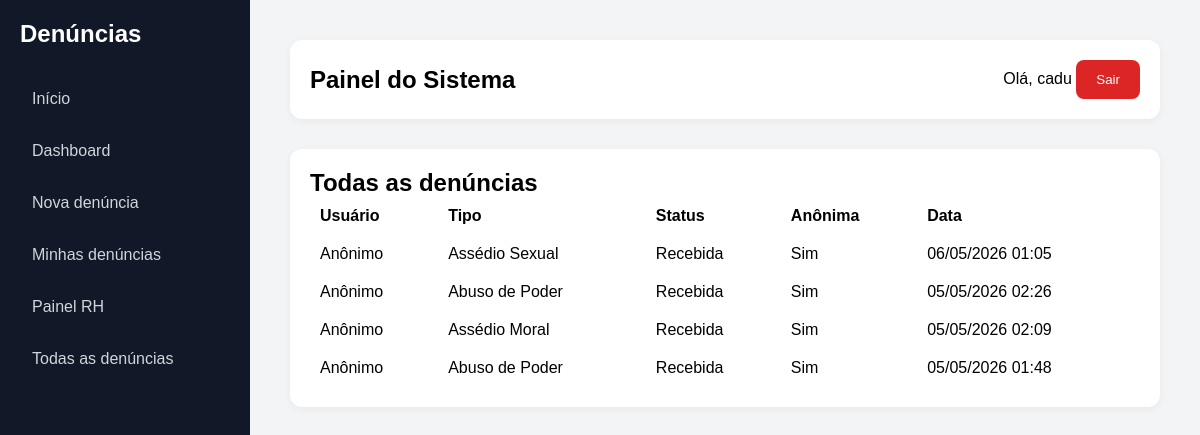
Before: /todas-denuncias/ (signed in) with the older database file.
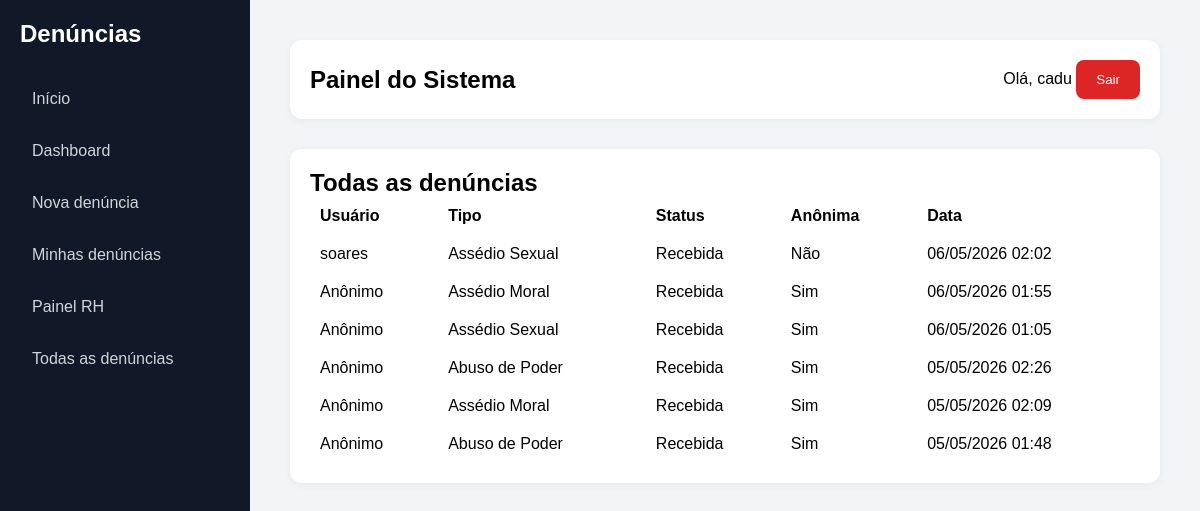
After: the same page with the newer database file.
### denuncias/models.py (models this page shows, shortened)
class Denuncia(models.Model):
    TIPOS = [
        ('moral', 'Assédio Moral'),
        ('sexual', 'Assédio Sexual'),
        ('abuso', 'Abuso de Poder'),
    ]
    STATUS = [
        ('recebida', 'Recebida'),
        ('analise', 'Em análise'),
        ('resolvida', 'Resolvida'),
    ]
    usuario = models.ForeignKey(
        User,
        on_delete=models.SET_NULL,
        null=True,
        blank=True
    )
    descricao = models.TextField()
    tipo = models.CharField(max_length=20, choices=TIPOS)
    anonima = models.BooleanField(default=False)
    status = models.CharField(max_length=20, choices=STATUS, default='recebida')
    data_criacao = models.DateTimeField(auto_now_add=True)
    resposta_rh = models.TextField(blank=True, null=True)

### denuncias/views.py (the view)
# urls.py: path('todas-denuncias/', todas_denuncias, name='todas_denuncias'),
@login_required
def todas_denuncias(request):
    ui_rh = request.user.groups.filter(name='RH').exists()
    ui_admin = request.user.groups.filter(name='Administrador').exists()
    ui_superuser = request.user.is_superuser
    if not (ui_rh or ui_admin or ui_superuser):
        return redirect('home')
    denuncias = Denuncia.objects.all().order_by('-data_criacao')
    return render(request, 'denuncias/todas_denuncias.html', {
        'denuncias': denuncias
    })

### denuncias/context_processors.py (called while the page is built)
def grupos_usuario(request):
    if not request.user.is_authenticated:
        return {
            'ui_rh': False,
            'ui_admin': False,
        }
    return {
        'ui_rh': request.user.groups.filter(name='RH').exists(),
        'ui_admin': request.user.groups.filter(name='Administrador').exists() or request.user.is_superuser,
    }

### denuncias/templates/denuncias/todas_denuncias.html
{% extends 'base.html' %}
{% block content %}
<h2>Todas as denúncias</h2>
{% if denuncias %}
    <table style="width:100%; border-collapse:collapse;">
        <thead>
            <tr>
                <th style="text-align:left; padding:10px;">Usuário</th>
                <th style="text-align:left; padding:10px;">Tipo</th>
                <th style="text-align:left; padding:10px;">Status</th>
                <th style="text-align:left; padding:10px;">Anônima</th>
                <th style="text-align:left; padding:10px;">Data</th>
            </tr>
        </thead>
        <tbody>
            {% for d in denuncias %}
                <tr>
                    <td style="padding:10px;">
                        {% if d.anonima %}
                            Anônimo
                        {% else %}
                            {{ d.usuario.username }}
                        {% endif %}
                    </td>
                    <td style="padding:10px;">{{ d.get_tipo_display }}</td>
                    <td style="padding:10px;">{{ d.get_status_display }}</td>
                    <td style="padding:10px;">
                        {% if d.anonima %}
                            Sim
                        {% else %}
                            Não
                        {% endif %}
                    </td>
                    <td style="padding:10px;">{{ d.data_criacao|date:"d/m/Y H:i" }}</td>
                </tr>
            {% endfor %}
        </tbody>
    </table>
{% else %}
    <p>Nenhuma denúncia cadastrada.</p>
{% endif %}
{% endblock %}

### denuncias/templates/base.html (shortened to what this page needs)
<!DOCTYPE html>
<html lang="pt-br">
<head>
</head>
<body>
    <aside>
        <h2>Denúncias</h2>
        <a href="/">Início</a>
        {% if user.is_authenticated %}
        <a href="/dashboard/">Dashboard</a>
        <a href="/denuncia/">Nova denúncia</a>
        <a href="/minhas-denuncias/">Minhas denúncias</a>
        {% if ui_rh or ui_admin %}
        <a href="/painel-rh/">Painel RH</a>
        <a href="/todas-denuncias/">Todas as denúncias</a>
        {% endif %}
        {% else %}
        <a href="/login/">Entrar</a>
        {% endif %}
    </aside>
    <main>
        <div class="topbar">
            <div>
                <h2>Painel do Sistema</h2>
            </div>
            <div>
                {% if user.is_authenticated %}
                <span>
                    Olá, {{ user.username }}
                </span>
                <form method="post" action="/logout/" style="display:inline;">
                    <button class="logout-btn" type="submit">
                        Sair
                    </button>
                </form>
                {% endif %}
            </div>
        </div>
        <div class="card">
            {% block content %}
            {% endblock %}
        </div>
    </main>
</body>
</html>

### denuncias/templates/base.html (style rules this page uses)
* { margin: 0; padding: 0; box-sizing: border-box; }
body { font-family: Arial, sans-serif; background: #f3f4f6; display: flex; }
aside { width: 250px; background: #111827; min-height: 100vh; padding: 20px; }
aside h2 { color: white; margin-bottom: 30px; }
aside a { display: block; color: #d1d5db; text-decoration: none; padding: 12px; border-radius: 8px; margin-bottom: 10px; transition: 0.3s; }
main { flex: 1; padding: 40px; }
.topbar { background: white; padding: 20px; border-radius: 12px; margin-bottom: 30px; display: flex; justify-content: space-between; align-items: center; box-shadow: 0 2px 8px rgba(0, 0, 0, 0.05); }
.card { background: white; padding: 20px; border-radius: 12px; box-shadow: 0 2px 8px rgba(0, 0, 0, 0.05); }
button { background: #2563eb; color: white; border: none; padding: 12px 20px; border-radius: 8px; cursor: pointer; }
.logout-btn { background: #dc2626; }

Changed rows visible on the page:
added Denuncia: usuario.username "soares", tipo "Assédio Sexual", status "Recebida", anonima "Não", data_criacao "06/05/2026 02:02"
added Denuncia: anonima "Anônimo", tipo "Assédio Moral", status "Recebida", data_criacao "06/05/2026 01:55"
